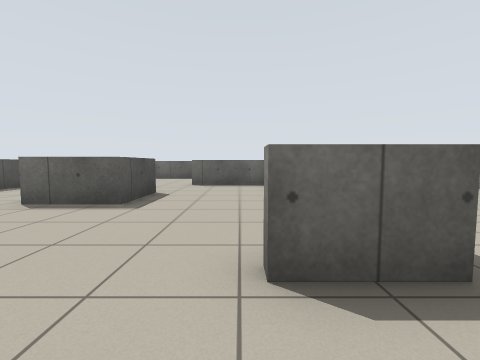
[1] (above)

17 first-person views from a walk through a Stage world. The camera is 0.87 m above the floor, tilts 4° down and sees 90° across. The lines on the ground mark 1 m squares. The floor is counted in squares, 1 m on a side. Each view is taken from the middle of a square. On the plan, view 1 faces up. The plan holds only what a view shows up to about 10 squares ahead; the rest is blank. Robots are left out.

[2]
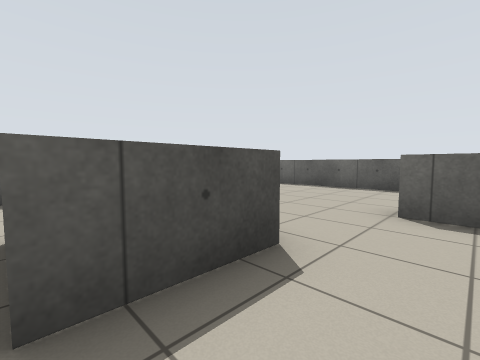

[3]
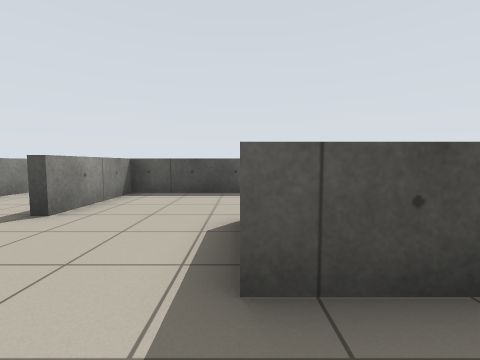

[4]
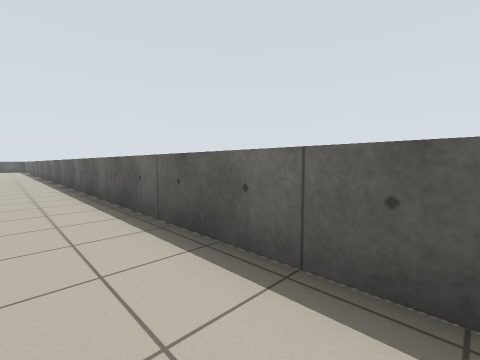

[5]
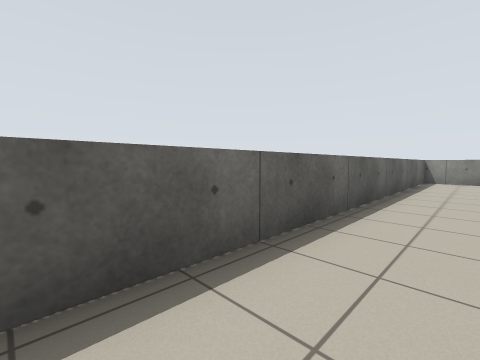

[6]
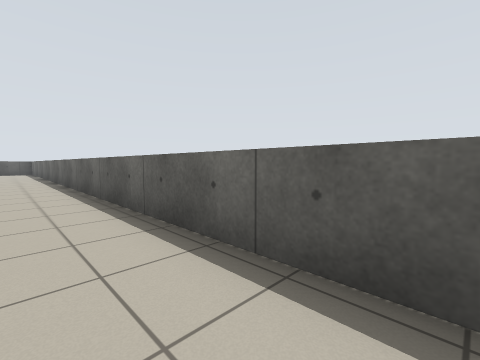

[7]
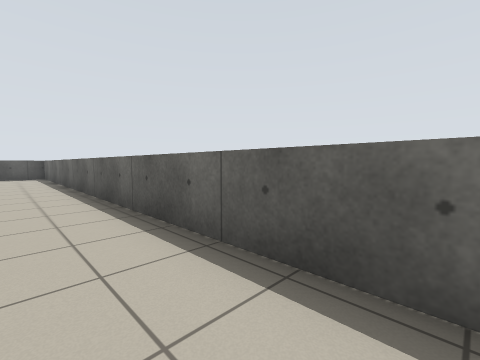

[8]
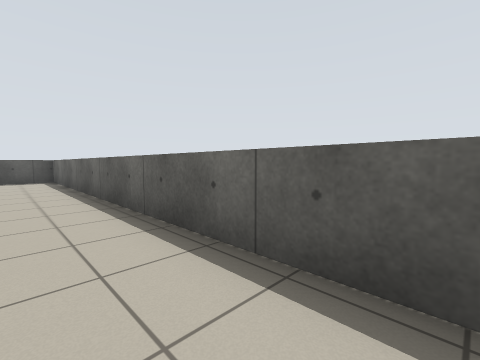

[9]
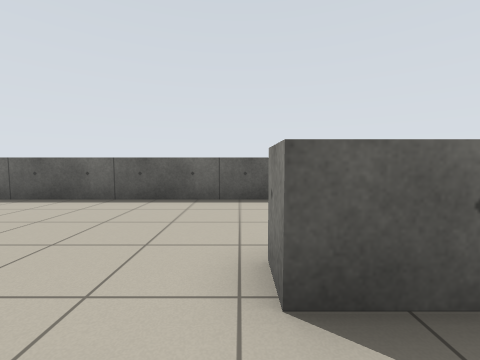

[10]
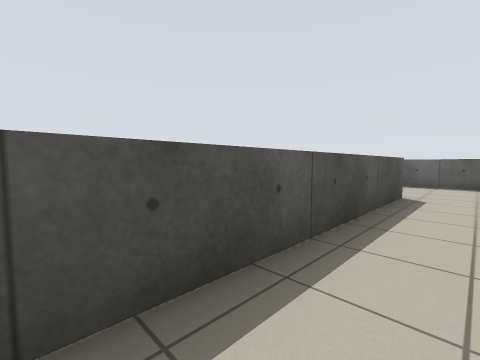

[11]
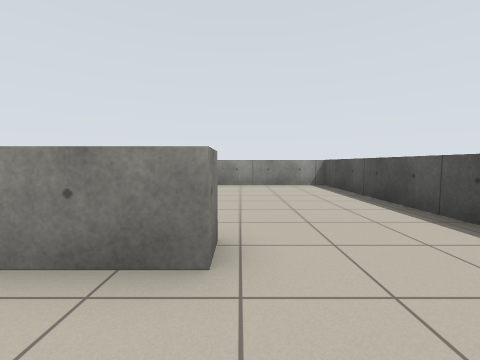

[12]
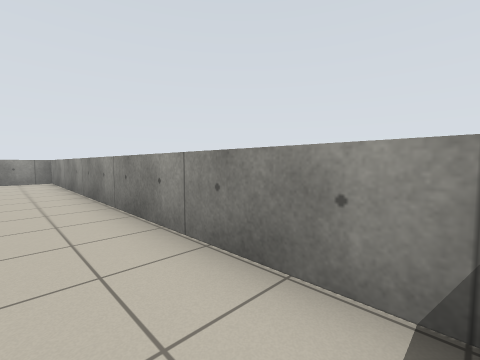

[13]
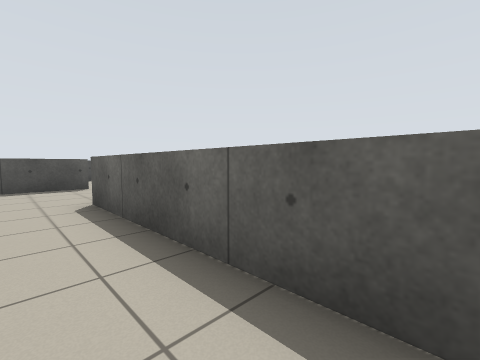

[14]
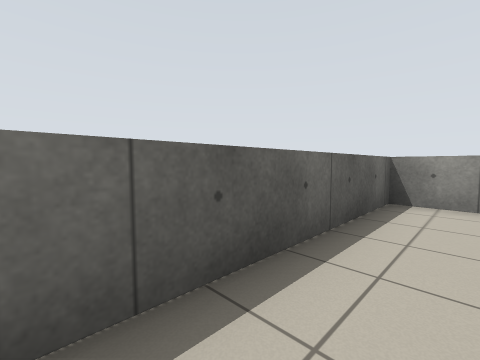

[15]
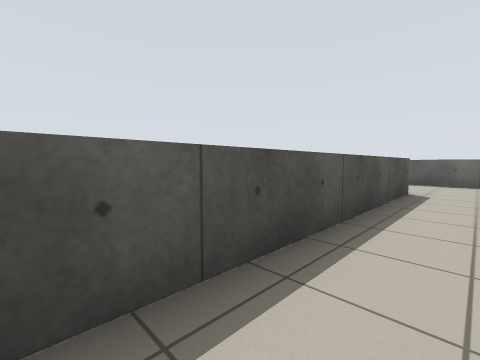

[16]
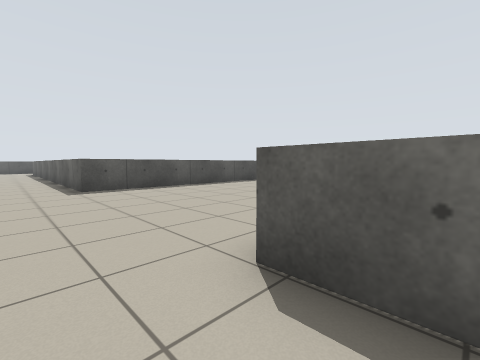

[17]
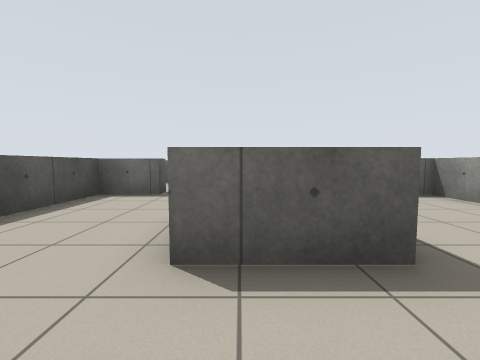

### Floor plan
Key: @ floor where view 1 was taken; # wall or solid block; . floor; = window, fence, low wall or low ledge.
Columns run from 34 left of view 1 to 7 right of it. Each row starts with its distance up from view 1.
 14   ########################################
 13 #........................................=
 12 #........................................=
 11      ......        ..        ....
 10      =...##########..     ##=...=####
  9     ==............#..     =.........=
  8     #.............#..     =... .....=
  7     #....         #...    =... #....
  6     #.....        #....    ...##....
  5     #.....        #.....  =...==...
  4     #.............#...... =........
  3     #.............#.......=........
  2      ##############.......#===. ..===
  1               ................  .....
  0               ...............     @
 -1                           ..
 -2                           ==

Positions as (right, up) in squares from view 1, and headings:
1: (0, 0), facing up
2: (-1, 5), facing up-left
3: (-1, 5), facing left
4: (-3, 12), facing up-left
5: (-6, 12), facing up-right
6: (-10, 12), facing up-left
7: (-17, 12), facing up-left
8: (-20, 12), facing up-left
9: (-26, 8), facing up
10: (-28, 3), facing up-left
11: (-26, 12), facing down
12: (-29, 4), facing down-right
13: (-20, 8), facing up-left
14: (-22, 8), facing up-right
15: (-14, 2), facing up-left
16: (-7, 0), facing up-left
17: (-4, 3), facing up
